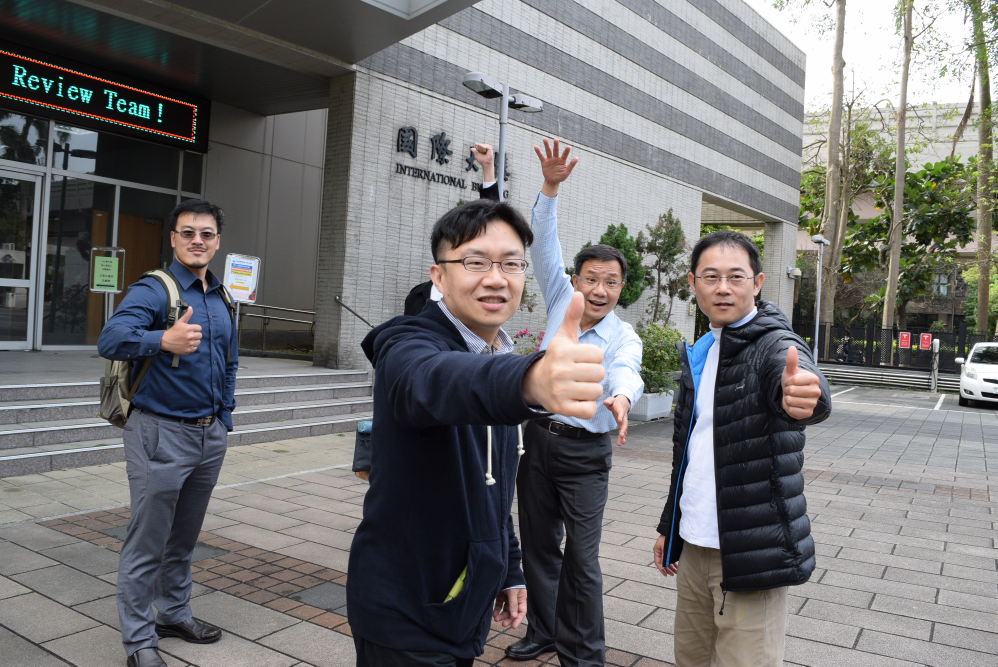
//> input picture Rectify given stereo pair/l.JPG, 2992 x 2000 px (shown at 1/3 size)
$ ./Source   (built with g++ and OpenCV 4)
//> lines starting //> are read from the running program, lines starting //| are printed output that depends on the picture
#include <stdio.h>
#include <iostream>
#include <opencv2/opencv.hpp>

using namespace std;
using namespace cv;

int main(){
	cout << "progress..."<<endl;
	Mat imgl = imread("l.JPG");
//> imgl is the input picture: 2000 rows x 2992 cols, CV_8UC3; mean B, G, R 113.7, 113.4, 114
	Mat imgr = imread("r.JPG");
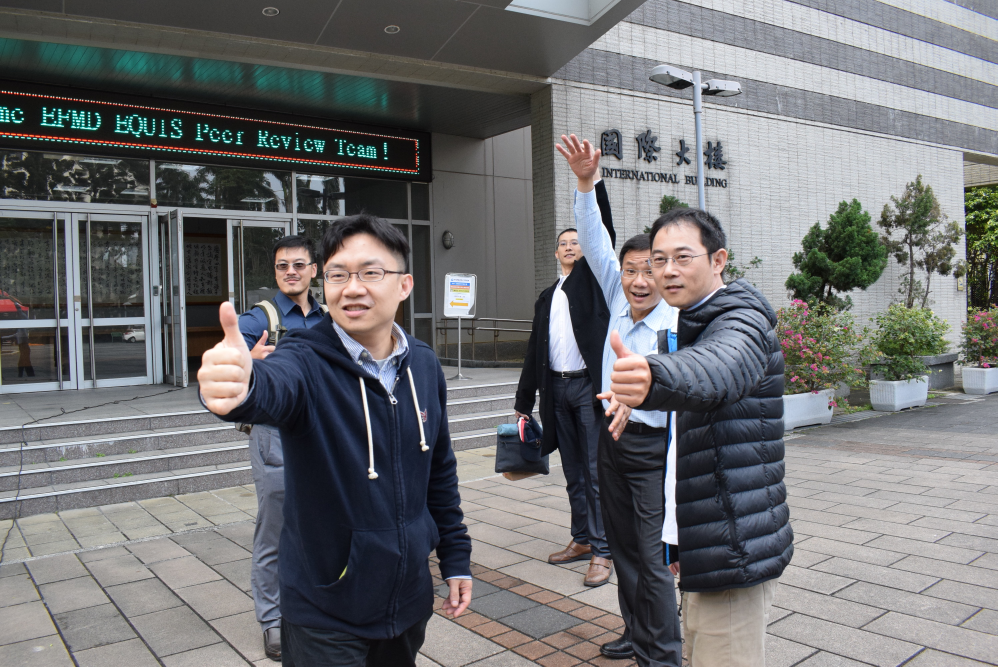
//> input picture Rectify given stereo pair/r.JPG, 2992 x 2000 px (shown at 1/3 size)
//> imgr is the input picture: 2000 rows x 2992 cols, CV_8UC3; mean B, G, R 114.6, 112.8, 112.1
	int rows = imgl.rows;
//> rows = 2000
	int cols = imgl.cols;
//> cols = 2992
	vector<Point3f> pl,pr;
	//左圖點位置
	pl.push_back(Point3f(35, 249, 1));
	pl.push_back(Point3f(479, 362, 1));
	pl.push_back(Point3f(593, 697, 1));
	pl.push_back(Point3f(118, 1933, 1));
	pl.push_back(Point3f(687, 858, 1));
	pl.push_back(Point3f(2106, 577, 1));
	pl.push_back(Point3f(1529, 523, 1));
	pl.push_back(Point3f(1976, 1256, 1));
	pl.push_back(Point3f(2377, 1037, 1));
	pl.push_back(Point3f(982, 1706, 1));
	//右圖點位置
	pr.push_back(Point3f(772, 435, 1));
	pr.push_back(Point3f(1158, 475,1));
	pr.push_back(Point3f(871, 793, 1));
	pr.push_back(Point3f(622, 1864, 1));
	pr.push_back(Point3f(1349, 910, 1));
	pr.push_back(Point3f(2887, 457, 1));
	pr.push_back(Point3f(2179, 488, 1));
	pr.push_back(Point3f(2734, 1224, 1));
	pr.push_back(Point3f(1845, 988, 1));
	pr.push_back(Point3f(1430, 1694, 1));

//----------計算T----------------
	float plx_avg = (pl[0].x + pl[1].x + pl[2].x + pl[3].x + pl[4].x + pl[5].x + pl[6].x + pl[7].x + pl[8].x + pl[9].x ) / 10;
	float ply_avg = (pl[0].y + pl[1].y + pl[2].y + pl[3].y + pl[4].y + pl[5].y + pl[6].y + pl[7].y + pl[8].y + pl[9].y ) / 10;
	float prx_avg = (pr[0].x + pr[1].x + pr[2].x + pr[3].x + pr[4].x + pr[5].x + pr[6].x + pr[7].x + pr[8].x + pr[9].x ) / 10;
	float pry_avg = (pr[0].y + pr[1].y + pr[2].y + pr[3].y + pr[4].y + pr[5].y + pr[6].y + pr[7].y + pr[8].y + pr[9].y ) / 10;
	float pl_length[10];
	float pr_length[10];
	float length_avgl = 0;
	float length_avgr = 0;

	Point2f templ,tempr;
	for (int i = 0; i < 10; i++){
		templ.x = pl[i].x - plx_avg;
		templ.y = pl[i].y - ply_avg;
		tempr.x = pr[i].x - prx_avg;
		tempr.y = pr[i].y - pry_avg;
		pl_length[i] = norm(templ);
		pr_length[i] = norm(tempr);
		length_avgl += pl_length[i];
		length_avgr += pr_length[i];
	}
	length_avgl /= 10;
	length_avgr /= 10;
	Mat Tl_l = (Mat_<float>(3, 3) <<
		sqrt(2) / length_avgl, 0, 0,
		0, sqrt(2) / length_avgl, 0,
		0, 0, 1
		);
	Mat Tl_r = (Mat_<float>(3, 3) <<
		1, 0, -1 * plx_avg,
		0, 1, -1*ply_avg,
		0, 0, 1
		);
	Mat Tl = Tl_l*Tl_r;

	Mat Tr_l = (Mat_<float>(3, 3) <<
		sqrt(2) / length_avgr, 0, 0,
		0, sqrt(2) / length_avgr, 0,
		0, 0, 1
		);
	Mat Tr_r = (Mat_<float>(3, 3) <<
		1, 0, -1 * prx_avg,
		0, 1, -1 * pry_avg,
		0, 0, 1
		);
	Mat Tr = Tr_l*Tr_r;

//----------將點normailzed---------------
	vector<Point3f> pl_nor, pr_nor;
	Mat normailzed;
	for (int i = 0; i < 10; i++){
		normailzed = (Mat_<float>(3, 1) << pl[i].x, pl[i].y, pl[i].z);
		normailzed = Tl*normailzed;
		pl_nor.push_back(Point3f(normailzed.at<float>(0, 0), normailzed.at<float>(1, 0), normailzed.at<float>(2, 0)));
		normailzed = (Mat_<float>(3, 1) << pr[i].x, pr[i].y, pr[i].z);
		normailzed = Tr*normailzed;
		pr_nor.push_back(Point3f(normailzed.at<float>(0, 0), normailzed.at<float>(1, 0), normailzed.at<float>(2, 0)));

	}

//----------算出F矩陣--------------
	Mat A = (Mat_<float>(10, 9) <<
		pr_nor[0].x * pl_nor[0].x, pr_nor[0].x*pl_nor[0].y, pr_nor[0].x, pr_nor[0].y*pl_nor[0].x, pr_nor[0].y*pl_nor[0].y, pr_nor[0].y, pl_nor[0].x, pl_nor[0].y, 1,
		pr_nor[1].x * pl_nor[1].x, pr_nor[1].x*pl_nor[1].y, pr_nor[1].x, pr_nor[1].y*pl_nor[1].x, pr_nor[1].y*pl_nor[1].y, pr_nor[1].y, pl_nor[1].x, pl_nor[1].y, 1,
		pr_nor[2].x * pl_nor[2].x, pr_nor[2].x*pl_nor[2].y, pr_nor[2].x, pr_nor[2].y*pl_nor[2].x, pr_nor[2].y*pl_nor[2].y, pr_nor[2].y, pl_nor[2].x, pl_nor[2].y, 1,
		pr_nor[3].x * pl_nor[3].x, pr_nor[3].x*pl_nor[3].y, pr_nor[3].x, pr_nor[3].y*pl_nor[3].x, pr_nor[3].y*pl_nor[3].y, pr_nor[3].y, pl_nor[3].x, pl_nor[3].y, 1,
		pr_nor[4].x * pl_nor[4].x, pr_nor[4].x*pl_nor[4].y, pr_nor[4].x, pr_nor[4].y*pl_nor[4].x, pr_nor[4].y*pl_nor[4].y, pr_nor[4].y, pl_nor[4].x, pl_nor[4].y, 1,
		pr_nor[5].x * pl_nor[5].x, pr_nor[5].x*pl_nor[5].y, pr_nor[5].x, pr_nor[5].y*pl_nor[5].x, pr_nor[5].y*pl_nor[5].y, pr_nor[5].y, pl_nor[5].x, pl_nor[5].y, 1,
		pr_nor[6].x * pl_nor[6].x, pr_nor[6].x*pl_nor[6].y, pr_nor[6].x, pr_nor[6].y*pl_nor[6].x, pr_nor[6].y*pl_nor[6].y, pr_nor[6].y, pl_nor[6].x, pl_nor[6].y, 1,
		pr_nor[7].x * pl_nor[7].x, pr_nor[7].x*pl_nor[7].y, pr_nor[7].x, pr_nor[7].y*pl_nor[7].x, pr_nor[7].y*pl_nor[7].y, pr_nor[7].y, pl_nor[7].x, pl_nor[7].y, 1,
		pr_nor[8].x * pl_nor[8].x, pr_nor[8].x*pl_nor[8].y, pr_nor[8].x, pr_nor[8].y*pl_nor[8].x, pr_nor[8].y*pl_nor[8].y, pr_nor[8].y, pl_nor[8].x, pl_nor[8].y, 1,
		pr_nor[9].x * pl_nor[9].x, pr_nor[9].x*pl_nor[9].y, pr_nor[9].x, pr_nor[9].y*pl_nor[9].x, pr_nor[9].y*pl_nor[9].y, pr_nor[9].y, pl_nor[9].x, pl_nor[9].y, 1
		);
	Mat w, u, vt;
	SVD::compute(A, w, u, vt, SVD::FULL_UV);	//SVD分解A
	Mat FH = (Mat_<float>(3, 3) <<
		vt.at<float>(8, 0), vt.at<float>(8, 1), vt.at<float>(8, 2),
		vt.at<float>(8, 3), vt.at<float>(8, 4), vt.at<float>(8, 5),
		vt.at<float>(8, 6), vt.at<float>(8, 7), vt.at<float>(8, 8)
		);
	FH = FH*-1;

	Mat F = (Tr.t())*(FH*Tl);	//算出F
//-----------------把最大的點刪掉------------------
	Mat x,xp;
	float max = 0,local;
	for (int i = 0; i < 10; i++){
		x = (Mat_<float>(3, 1) << pl[i].x, pl[i].y, pl[i].z);
		xp = (Mat_<float>(3, 1) << pr[i].x, pr[i].y, pr[i].z);
		x = xp.t()*(F* x);
		if (abs(x.at<float>(0, 0))>max){
			max = abs(x.at<float>(0, 0));
			local = i;
		}
	}

	pl.erase(pl.begin() + local);
	pr.erase(pr.begin() + local);
	pl_nor.erase(pl_nor.begin() + local);
	pr_nor.erase(pr_nor.begin() + local);

//-----------------計算新的F------------------
	Mat A_new=(Mat_<float>(9, 9) <<
		pr_nor[0].x * pl_nor[0].x, pr_nor[0].x*pl_nor[0].y, pr_nor[0].x, pr_nor[0].y*pl_nor[0].x, pr_nor[0].y*pl_nor[0].y, pr_nor[0].y, pl_nor[0].x, pl_nor[0].y, 1,
		pr_nor[1].x * pl_nor[1].x, pr_nor[1].x*pl_nor[1].y, pr_nor[1].x, pr_nor[1].y*pl_nor[1].x, pr_nor[1].y*pl_nor[1].y, pr_nor[1].y, pl_nor[1].x, pl_nor[1].y, 1,
		pr_nor[2].x * pl_nor[2].x, pr_nor[2].x*pl_nor[2].y, pr_nor[2].x, pr_nor[2].y*pl_nor[2].x, pr_nor[2].y*pl_nor[2].y, pr_nor[2].y, pl_nor[2].x, pl_nor[2].y, 1,
		pr_nor[3].x * pl_nor[3].x, pr_nor[3].x*pl_nor[3].y, pr_nor[3].x, pr_nor[3].y*pl_nor[3].x, pr_nor[3].y*pl_nor[3].y, pr_nor[3].y, pl_nor[3].x, pl_nor[3].y, 1,
		pr_nor[4].x * pl_nor[4].x, pr_nor[4].x*pl_nor[4].y, pr_nor[4].x, pr_nor[4].y*pl_nor[4].x, pr_nor[4].y*pl_nor[4].y, pr_nor[4].y, pl_nor[4].x, pl_nor[4].y, 1,
		pr_nor[5].x * pl_nor[5].x, pr_nor[5].x*pl_nor[5].y, pr_nor[5].x, pr_nor[5].y*pl_nor[5].x, pr_nor[5].y*pl_nor[5].y, pr_nor[5].y, pl_nor[5].x, pl_nor[5].y, 1,
		pr_nor[6].x * pl_nor[6].x, pr_nor[6].x*pl_nor[6].y, pr_nor[6].x, pr_nor[6].y*pl_nor[6].x, pr_nor[6].y*pl_nor[6].y, pr_nor[6].y, pl_nor[6].x, pl_nor[6].y, 1,
		pr_nor[7].x * pl_nor[7].x, pr_nor[7].x*pl_nor[7].y, pr_nor[7].x, pr_nor[7].y*pl_nor[7].x, pr_nor[7].y*pl_nor[7].y, pr_nor[7].y, pl_nor[7].x, pl_nor[7].y, 1,
		pr_nor[8].x * pl_nor[8].x, pr_nor[8].x*pl_nor[8].y, pr_nor[8].x, pr_nor[8].y*pl_nor[8].x, pr_nor[8].y*pl_nor[8].y, pr_nor[8].y, pl_nor[8].x, pl_nor[8].y, 1

		);

	SVD::compute(A_new, w, u, vt, SVD::FULL_UV);
	FH = (Mat_<float>(3, 3) <<
		vt.at<float>(8, 0), vt.at<float>(8, 1), vt.at<float>(8, 2),
		vt.at<float>(8, 3), vt.at<float>(8, 4), vt.at<float>(8, 5),
		vt.at<float>(8, 6), vt.at<float>(8, 7), vt.at<float>(8, 8)
		);
	FH = FH*-1;
	F = (Tr.t())*(FH*Tl);

	SVD::compute(F, w, u, vt, SVD::FULL_UV);
	Mat s = (Mat_<float>(3, 3) <<
		w.at<float>(0, 0), 0, 0,
		0, w.at<float>(1, 0), 0,
		0, 0, 0
		);
	F = u*s*vt;	//新F

//----------------epipole-------------------
	Mat pl1 = (Mat_<float>(3, 1) <<
		pl[0].x, pl[0].y, pl[0].z
		);
	Mat pl2 = (Mat_<float>(3, 1) <<
		pl[1].x, pl[1].y, pl[1].z
		);
	Mat pr1 = (Mat_<float>(3, 1) <<
		pr[0].x, pr[0].y, pr[0].z
		);
	Mat pr2 = (Mat_<float>(3, 1) <<
		pr[1].x, pr[1].y, pr[1].z
		);

	Mat e_l = (F.t()*pr1).cross(F.t()*pr2);	//左邊epipole
	Mat e_r = (F*pl1).cross(F *pl2);	//右邊epipole

	e_l.at<float>(0, 0) /= e_l.at<float>(2, 0);
	e_l.at<float>(1, 0) /= e_l.at<float>(2, 0);
	e_l.at<float>(2, 0) = 1;
	e_r.at<float>(0, 0) /= e_r.at<float>(2, 0);
	e_r.at<float>(1, 0) /= e_r.at<float>(2, 0);
	e_r.at<float>(2, 0) = 1;
//----------------T------------------
	Mat T = (Mat_<float>(3, 3) <<
		1, 0, -1496,
		0, 1, -1000,
		0, 0, 1
		);
	Mat Te_l = T*e_l;
	Mat Te_r = T*e_r;

//-------------------R-------------------
	float angle_l = -1 * atan(Te_l.at<float>(1, 0) / Te_l.at<float>(0, 0));
	float angle_r = -1 * atan(Te_r.at<float>(1, 0) / Te_r.at<float>(0, 0));

	Mat R_l = (Mat_<float>(3, 3) <<
		cos(angle_l), -sin(angle_l), 0,
		sin(angle_l), cos(angle_l), 0,
		0, 0, 1
		);
	Mat R_r = (Mat_<float>(3, 3) <<
		cos(angle_r), -sin(angle_r), 0,
		sin(angle_r), cos(angle_r), 0,
		0, 0, 1
		);

	Mat RTe_l = R_l*Te_l;
	Mat RTe_r = R_r*Te_r;
//----------------------G--------------------
	Mat G_l = (Mat_<float>(3, 3) <<
		1, 0, 0,
		0, 1, 0,
		-1 / RTe_l.at<float>(0, 0), 0, 1
		);

	Mat G_r = (Mat_<float>(3, 3) <<
		1, 0, 0,
		0, 1, 0,
		-1 / RTe_r.at<float>(0, 0), 0, 1
		);
//--------------------得到H-------------------
	Mat H_l = G_l*R_l*T;
	Mat H_r = G_r*R_r*T;

//--------------------計算Ha----------------------
	Mat Ha_l;
	Mat Ha_r = (Mat_<float>(5, 1));
	float dis00 = 0, dis01 = 0, dis02 = 0, dis11 = 0, dis12 = 0, disr00 = 0, disr10 = 0, disr20 = 0, disr30 = 0, disr40=0;

	for (int i = 0; i < 9; i++){
		x = (Mat_<float>(3, 1) << pl[i].x, pl[i].y, pl[i].z);
		xp = (Mat_<float>(3, 1) << pr[i].x, pr[i].y, pr[i].z);
		x = H_l*x;
		x.at<float>(0, 0) /= x.at<float>(2,0);
		x.at<float>(1, 0) /= x.at<float>(2,0);
		xp = H_r*xp;
		xp.at<float>(0, 0) /= xp.at<float>(2, 0);
		xp.at<float>(1, 0) /= xp.at<float>(2, 0);
		dis00 += x.at<float>(0, 0)*x.at<float>(0, 0);
		dis01 += x.at<float>(0, 0)*x.at<float>(1, 0);
		dis02 += x.at<float>(0, 0);
		dis11 += x.at<float>(1, 0)*x.at<float>(1, 0);
		dis12 += x.at<float>(1,0);
		disr00 += x.at<float>(0, 0)*xp.at<float>(0, 0);
		disr10 += x.at<float>(1, 0)*xp.at<float>(0, 0);
		disr20 += xp.at<float>(0, 0);
		disr30 += x.at<float>(1, 0)*xp.at<float>(1, 0);
		disr40 += xp.at<float>(1, 0);
	}

	Ha_l = (Mat_<float>(5, 5) <<
		dis00, dis01, dis02, 0, 0,
		dis01, dis11, dis12, 0, 0,
		dis02, dis12, pl_nor.size(), 0, 0,
		0, 0, 0, dis11, dis12,
		0, 0, 0, dis12, pl_nor.size()
		);

	Ha_r = (Mat_<float>(5, 1) << disr00, disr10, disr20, disr30, disr40);
	Mat abcde = Ha_l.inv()*Ha_r;
	//Ha矩陣
	Mat Ha = (Mat_<float>(3, 3) <<
		abcde.at<float>(0, 0), abcde.at<float>(1, 0), abcde.at<float>(2, 0),
		0, abcde.at<float>(3, 0), abcde.at<float>(4, 0),
		0, 0, 1
		);

//------------------Ht---------------------
	Mat Ht = (Mat_<float>(3, 3) <<
		1, 0, 1496,
		0, 1, 1000,
		0, 0, 1
		);

//------------------------------------Homograhy-----------------------------------------

	Mat Hl = Ht*Ha*H_l;
	Mat Hr = Ht*H_r;
	Mat img(rows,cols,CV_8UC3);
	Mat imgg(rows, cols, CV_8UC3);

	warpPerspective(imgl, img, Hl, img.size(), cv::INTER_LINEAR);
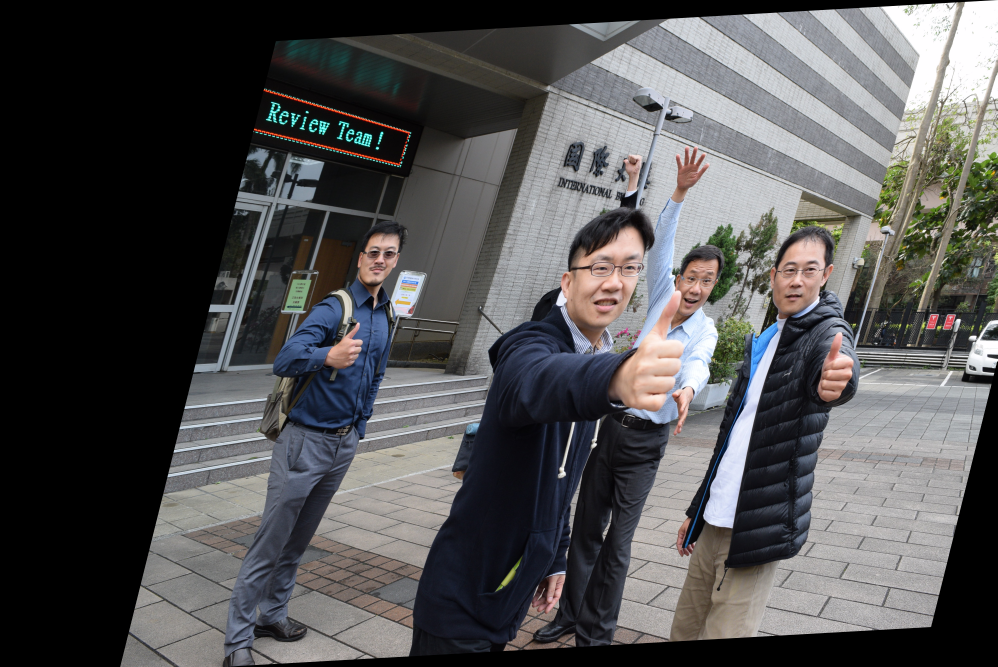
//> img: 2000 rows x 2992 cols, CV_8UC3 (shown at 1/3 size); mean B, G, R 82.7, 82, 82.5
	warpPerspective(imgr, imgg, Hr, img.size(), cv::INTER_LINEAR);
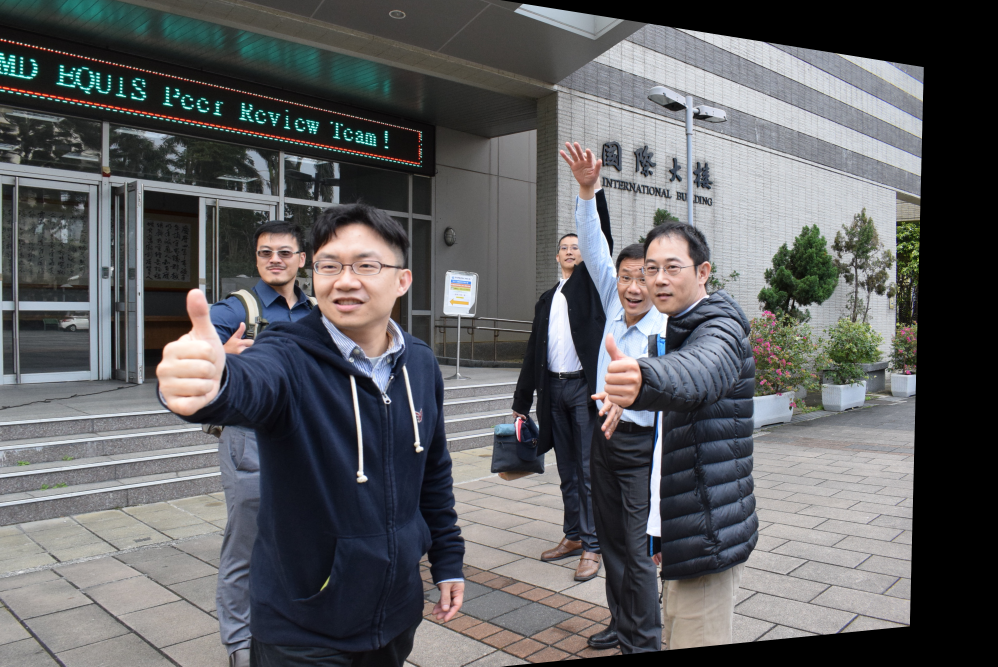
//> imgg: 2000 rows x 2992 cols, CV_8UC3 (shown at 1/3 size); mean B, G, R 97.5, 95.5, 94.9

	imwrite("l_new.jpg", img);
	imwrite("r_new.jpg", imgg);
	cout << "complete."<<endl;
	system("pause");
}
